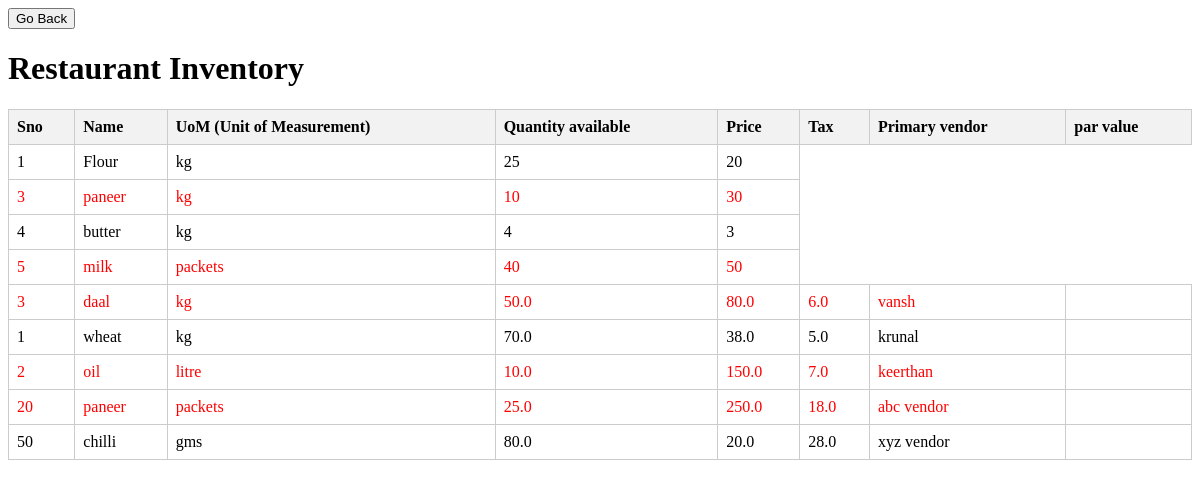
The app's page /inventory/, older data.
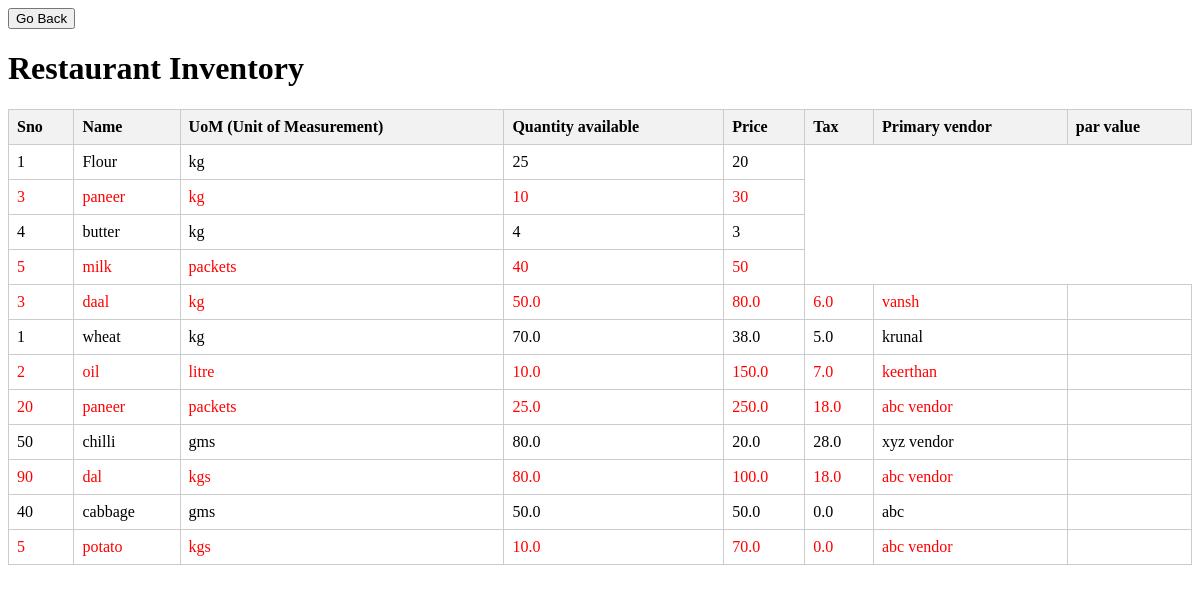
The same page, newer data.
### myapp/models.py (models this page shows)
class Product_details(models.Model):
    serial_number = models.IntegerField(unique=True)
    product_name = models.CharField(max_length=50)
    UOM = models.CharField(max_length=10)
    tax_percentage = models.FloatField()
    price = models.FloatField()
    primary_vendor = models.CharField(max_length=30)
    quantity_available = models.FloatField()

### myapp/views.py (the view, shortened to what this page needs)
# urls.py: path('inventory/', views.inventory, name='inventory'),
def inventory(request):
    a = Product_details.objects.all()
    print(a)
    return render(request, 'inventory.html', {'Product_details': a})

### myapp/templates/inventory.html (shortened to what this page needs)
<!DOCTYPE html>
<html>
<head>
</head>
<body>
  <button onclick="goBack()">Go Back</button>
  <h1>Restaurant Inventory</h1>
  <table id="inventoryTable">
    <tr>
      <th>Sno</th>
      <th>Name</th>
      <th>UoM (Unit of Measurement)</th>
      <th>Quantity available</th>
      <th>Price</th>
      <th>Tax</th>
      <th>Primary vendor</th>
      <th>par value</th>
    </tr>
    <tr>
      <td>1</td>
      <td>Flour</td>
      <td>kg</td>
      <td>25</td>
      <td>20</td>
    </tr>
    <tr>
      <td>3</td>
      <td>paneer</td>
      <td>kg</td>
      <td>10</td>
      <td>30</td>
    </tr>
    <tr>
      <td>4</td>
      <td>butter</td>
      <td>kg</td>
      <td>4</td>
      <td>3</td>
    </tr>
    <tr>
      <td>5</td>
      <td>milk</td>
      <td>packets</td>
      <td>40</td>
      <td>50</td>
    </tr>
    {% for item in Product_details %}
    <tr>
      <div class="item">
        <td>{{item.serial_number }}</td>
        <td>{{item.product_name}}</td>
        <td>{{item.UOM}}</td>
        <td>{{item.quantity_available}}</td>
        <td>{{item.price}}</td>
        <td>{{item.tax_percentage}}</td>
        <td>{{item.primary_vendor}}</td>
        <td>{{item.par_value}}</td>
      </div>
    </tr>
    {% endfor %}
  </table>
</body>
</html>

### myapp/templates/inventory.html (style rules this page uses)
table { border-collapse: collapse; width: 100%; }
th, td { border: 1px solid #ccc; padding: 8px; text-align: left; }
th { background-color: #f2f2f2; }
.low-quantity { color: red; }

Row changes from the older to the newer data that the page shows:
added Product_details: serial_number "90", product_name "dal", UOM "kgs", quantity_available "80.0", price "100.0", tax_percentage "18.0", primary_vendor "abc vendor"
added Product_details: serial_number "40", product_name "cabbage", UOM "gms", quantity_available "50.0", price "50.0", tax_percentage "0.0", primary_vendor "abc"
added Product_details: serial_number "5", product_name "potato", UOM "kgs", quantity_available "10.0", price "70.0", tax_percentage "0.0", primary_vendor "abc vendor"
